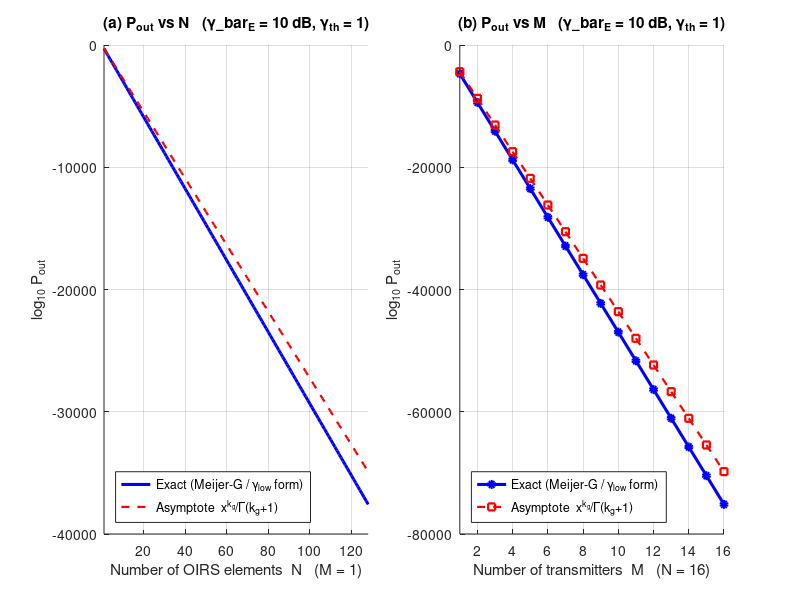

Here is the MATLAB script that generated this plot:
%% ========================================================================
%  OUTAGE PROBABILITY vs ARRAY SIZE  --  P_out(N) and P_out(M)
%  at fixed average SNR  gamma_bar_E = 10 dB
%  ------------------------------------------------------------------------
%  SNR convention:  gamma = gamma_bar_E * Z / E[Z]     (so E[gamma] =
%  gamma_bar_E exactly, for every M,N).  This is the standard normalization
%  that isolates the DIVERSITY effect of the array size; without it, the
%  raw per-element gain ak = 1e-6 puts every configuration in total outage
%  at 10 dB (P_out = 1 flat line -- see note at the bottom).
%
%  Outage:  gamma < gamma_th  <=>  Z < z_th = E[Z]*gamma_th/gamma_bar
%  Since E[Z] = k_g*theta_g, the Meijer-G formula argument becomes
%
%      x = z_th/theta_g = k_g * gamma_th / gamma_bar
%
%  Meijer-G outage formula:
%   P_out = 1/Gamma(k_g) * [ G^{1,1}_{1,2}( x | 1 ; k_g,0 )
%                          - G^{1,1}_{1,2}( L_B/theta_g | 1 ; k_g,0 ) ]
%         =  gammainc(x, k_g) - gammainc(L_B/theta_g, k_g)
%  (identity G^{1,1}_{1,2}(u|1;k,0) = gamma_lower(k,u)).
%
%  Shape grows linearly with the array:  k_g = M*N*E[xi]^2/Var[xi],
%  so both sweeps below are pure diversity-order sweeps.  P_out values are
%  astronomically small (10^-hundreds), hence everything is computed in
%  the log10 domain (Monte Carlo cannot reach these levels -- noted).
%  ========================================================================
clear; clc; close all;

%% ---------------- Truncated-Laplace orientation model ------------------
xa = 0; ya = 0; za = 3;   xu = 3; yu = 3; zu = 1.5;
Omega = pi/2;
d = sqrt((xa-xu)^2 + (ya-yu)^2 + (za-zu)^2);
a = -((xa-xu)/d)*cos(Omega) - ((ya-yu)/d)*sin(Omega);
b =  (za-zu)/d;

mu_theta = deg2rad(41.39);
sigma_L  = deg2rad(7.68);
b_theta  = sqrt(sigma_L^2 / 2);

mu_xi = a*sin(mu_theta) + b*cos(mu_theta);
b_xi  = b_theta * abs(a*cos(mu_theta) - b*sin(mu_theta));

xi_min = 0;
if a < 0, xi_max = b; else, xi_max = sqrt(a^2 + b^2); end

%% ------------------------- Moments of xi -------------------------------
alpha_int = xi_min - mu_xi;
beta_int  = xi_max - mu_xi;
Lambda = b_xi * (2 - exp(alpha_int/b_xi) - exp(-beta_int/b_xi));
E_u  = (b_xi / Lambda) * ( exp( alpha_int/b_xi)*(b_xi - alpha_int) ...
                         - exp(-beta_int /b_xi)*(beta_int + b_xi) );
E_u2 = (1 / Lambda) * ( 4*b_xi^3 ...
     - exp( alpha_int/b_xi)*(b_xi*alpha_int^2 - 2*b_xi^2*alpha_int + 2*b_xi^3) ...
     - exp(-beta_int /b_xi)*(b_xi*beta_int^2  + 2*b_xi^2*beta_int  + 2*b_xi^3) );
E_xi   = mu_xi + E_u;
Var_xi = E_u2 - E_u^2;

kg_per_elem = E_xi^2 / Var_xi;              % k_g contribution of ONE element
fprintf('E[xi] = %.5f  Var[xi] = %.4e  ->  k_g per element = %.2f\n\n', ...
        E_xi, Var_xi, kg_per_elem);

%% ------------------------- Outage settings -----------------------------
gamma_bar_dB = 10;                          % average SNR (fixed)
gamma_bar    = 10^(gamma_bar_dB/10);
gamma_th     = 1.0;                         % outage threshold (linear)
L_B          = 0;                           % Meijer-G lower boundary

%% ================= SWEEP 1:  P_out vs N  (M = 1) =======================
M1     = 1;
N_vec  = 1:128;
l10P_N = zeros(size(N_vec));
l10A_N = zeros(size(N_vec));
for ii = 1:numel(N_vec)
    kg = M1 * N_vec(ii) * kg_per_elem;
    x  = kg * gamma_th / gamma_bar;         % z_th/theta_g = k_g*g_th/g_bar
    if x >= kg + 1
        l10P_N(ii) = log10(gammainc(x, kg));
    else
        S = 1; term = 1; nn = 0;
        while true
            nn = nn + 1;  term = term * x/(kg+nn);  S = S + term;
            if term < eps*S || nn > 1e6, break; end
        end
        l10P_N(ii) = (kg*log(x) - x - gammaln(kg+1) + log(S)) / log(10);
    end
    l10A_N(ii) = (kg*log(x) - gammaln(kg+1)) / log(10);   % asymptote
end

%% ================= SWEEP 2:  P_out vs M  (N = 16) ======================
N2     = 16;
M_vec  = 1:16;
l10P_M = zeros(size(M_vec));
l10A_M = zeros(size(M_vec));
for ii = 1:numel(M_vec)
    kg = M_vec(ii) * N2 * kg_per_elem;
    x  = kg * gamma_th / gamma_bar;         % z_th/theta_g = k_g*g_th/g_bar
    if x >= kg + 1
        l10P_M(ii) = log10(gammainc(x, kg));
    else
        S = 1; term = 1; nn = 0;
        while true
            nn = nn + 1;  term = term * x/(kg+nn);  S = S + term;
            if term < eps*S || nn > 1e6, break; end
        end
        l10P_M(ii) = (kg*log(x) - x - gammaln(kg+1) + log(S)) / log(10);
    end
    l10A_M(ii) = (kg*log(x) - gammaln(kg+1)) / log(10);
end

%% ============================== PLOTS ==================================
figure('Color','w','Position',[80 80 1150 520]);

subplot(1,2,1); hold on; grid on;
plot(N_vec, l10P_N, 'b-',  'LineWidth', 2.2);
plot(N_vec, l10A_N, 'r--', 'LineWidth', 1.6);
xlabel('Number of OIRS elements  N   (M = 1)');
ylabel('log_{10} P_{out}');
title(sprintf('(a) P_{out} vs N   (\\gamma\\_bar_E = %g dB, \\gamma_{th} = %g)', ...
      gamma_bar_dB, gamma_th));
legend('Exact (Meijer-G / \gamma_{low} form)', ...
       'Asymptote  x^{k_g}/\Gamma(k_g{+}1)', 'Location', 'southwest');
xlim([1 128]);

subplot(1,2,2); hold on; grid on;
plot(M_vec, l10P_M, 'b-o',  'LineWidth', 2.2, 'MarkerFaceColor','b', ...
     'MarkerSize', 4.5);
plot(M_vec, l10A_M, 'r--s', 'LineWidth', 1.6, 'MarkerSize', 5);
xlabel(sprintf('Number of transmitters  M   (N = %d)', N2));
ylabel('log_{10} P_{out}');
title(sprintf('(b) P_{out} vs M   (\\gamma\\_bar_E = %g dB, \\gamma_{th} = %g)', ...
      gamma_bar_dB, gamma_th));
legend('Exact (Meijer-G / \gamma_{low} form)', ...
       'Asymptote  x^{k_g}/\Gamma(k_g{+}1)', 'Location', 'southwest');
xlim([1 16]); set(gca,'XTick',0:2:16);

%% ------------------------- Console table -------------------------------
fprintf('   N (M=1) |    k_g     | log10 P_out | log10 P_asym\n');
fprintf('  ---------------------------------------------------\n');
for ii = [1 2 4 8 16 32 64 128]
    fprintf('   %6d | %10.1f | %11.1f | %12.1f\n', ...
        N_vec(ii), M1*N_vec(ii)*kg_per_elem, l10P_N(ii), l10A_N(ii));
end
fprintf('\n   M (N=16)|    k_g     | log10 P_out | log10 P_asym\n');
fprintf('  ---------------------------------------------------\n');
for ii = [1 2 4 8 16]
    fprintf('   %6d | %10.1f | %11.1f | %12.1f\n', ...
        M_vec(ii), M_vec(ii)*N2*kg_per_elem, l10P_M(ii), l10A_M(ii));
end

fprintf(['\nNotes:\n' ...
  '(1) SNR convention gamma = gamma_bar*Z/E[Z] (E[gamma] = gamma_bar).\n' ...
  '    With the UN-normalized convention gamma = gamma_bar*Z and\n' ...
  '    ak = 1e-6, every (M,N) here is in total outage at 10 dB\n' ...
  '    (P_out = 1 flat): meaningful gamma_bar is ~45-60 dB there.\n' ...
  '(2) P_out levels are ~10^-300 and below -> Monte Carlo cannot\n' ...
  '    verify them; log-domain analytics is the only route.\n' ...
  '(3) Slope: log10 P_out is nearly linear in the array size because\n' ...
  '    k_g = M*N*%.0f and log10 P ~ -k_g*[g_bar-dependent const].\n'], ...
  kg_per_elem);
